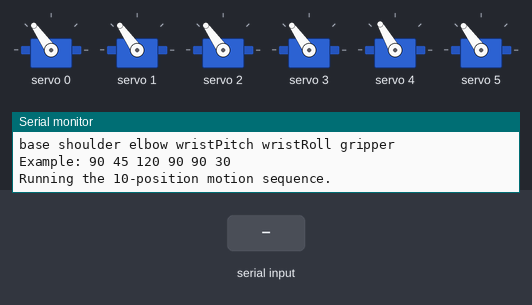
A sketch run on a simulated Arduino Mega 2560, built with avr-gcc and run on an emulated ATmega2560. Parts: 6 × servo, the last lines printed to the serial monitor. The inputs (shaded band) are chosen by the test bench.

Above: at 0.17 s.
At 17.8 s:
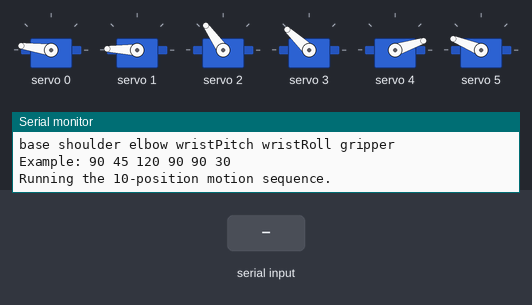
18.1 s: "90,45,200\n" received over Serial
At 19.4 s:
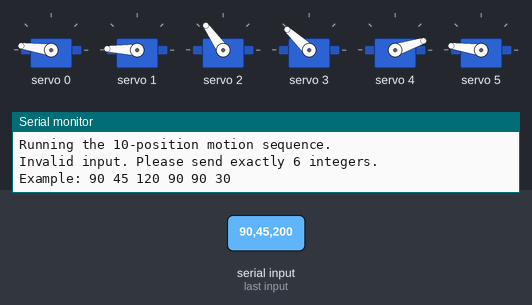
Timing chart, 0 to 21.1 s (numbered marks = the images above; inputs shaded):
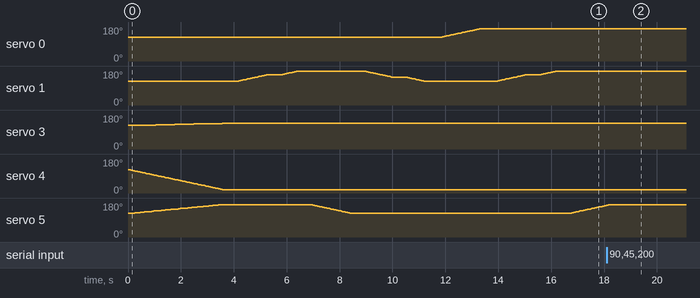

The sketch:

6_DOF_Robotic_Arm.ino
```cpp
/*
  6-DOF Arduino Robot Arm with PCA9685 Servo Driver
  - Arduino Mega 2560
  - PCA9685 16-channel servo driver
  - 6 positional servos connected to PCA9685 channels 0..5

  Wiring assumed:
  - Arduino 5V -> PCA9685 VCC
  - Arduino GND -> PCA9685 GND
  - Arduino SDA -> PCA9685 SDA
  - Arduino SCL -> PCA9685 SCL
  - PCA9685 V+ / screw terminal -> 5V servo power rail
  - PCA9685 GND -> common ground with servos

  Angle convention:
  - 90 degrees = middle / neutral position for every joint
  - Angles are accepted from 0 to 180

  Serial Monitor usage:
  - Open Serial Monitor at 115200 baud
  - Type six integers on one line in this order:
    base shoulder elbow wristPitch wristRoll gripper
  - Example:
    90 45 120 90 90 30
*/

#include <Wire.h>
#include <Adafruit_PWMServoDriver.h>

// Create the PCA9685 object.
Adafruit_PWMServoDriver pwm = Adafruit_PWMServoDriver(0x40);

// PCA9685 channel mapping.
const uint8_t CHANNEL_BASE = 0;
const uint8_t CHANNEL_SHOULDER = 1;
const uint8_t CHANNEL_ELBOW = 2;
const uint8_t CHANNEL_WRIST_PITCH = 3;
const uint8_t CHANNEL_WRIST_ROLL = 4;
const uint8_t CHANNEL_GRIPPER = 5;

// Servo pulse width range for 0..180 degrees.
const uint16_t SERVOMIN = 150;
const uint16_t SERVOMAX = 600;

// 50 Hz is the standard update rate for servos.
const uint16_t PWM_FREQUENCY = 50;

const uint8_t POSITION_COUNT = 10;
const uint16_t MOTION_STEP_DELAY_MS = 35;
const uint16_t POSITION_DELAY_MS = 500;

const uint8_t positions[POSITION_COUNT][6] = {
    {90, 90, 90, 100, 0, 130},
    {90, 120, 90, 100, 0, 130},
    {90, 135, 90, 100, 0, 130},
    {90, 135, 90, 100, 0, 90},
    {90, 110, 90, 100, 0, 90},
    {90, 90, 90, 100, 0, 90},
    {130, 90, 90, 100, 0, 90},
    {130, 120, 90, 100, 0, 90},
    {130, 135, 90, 100, 0, 90},
    {130, 135, 90, 100, 0, 130}};

uint8_t currentAngles[6] = {90, 90, 90, 90, 90, 90};
bool sequenceHasRun = false;

// Command one servo to a target angle from 0 to 180 degrees.
void setServoAngle(uint8_t channel, uint8_t angle)
{
  angle = constrain(angle, 0, 180);

  uint16_t pulse = map(angle, 0, 180, SERVOMIN, SERVOMAX);
  pwm.setPWM(channel, 0, pulse);
}

void writeAllAngles(const uint8_t angles[6])
{
  for (uint8_t joint = 0; joint < 6; joint++)
  {
    setServoAngle(joint, angles[joint]);
  }
}

void moveToPosition(const uint8_t targetAngles[6])
{
  uint8_t steps = 0;

  for (uint8_t joint = 0; joint < 6; joint++)
  {
    uint8_t distance = abs((int)targetAngles[joint] - currentAngles[joint]);
    if (distance > steps)
    {
      steps = distance;
    }
  }

  for (uint8_t step = 1; step <= steps; step++)
  {
    uint8_t intermediateAngles[6];

    for (uint8_t joint = 0; joint < 6; joint++)
    {
      int difference = (int)targetAngles[joint] - currentAngles[joint];
      intermediateAngles[joint] = currentAngles[joint] + (difference * step) / steps;
    }

    writeAllAngles(intermediateAngles);
    delay(MOTION_STEP_DELAY_MS);
  }

  for (uint8_t joint = 0; joint < 6; joint++)
  {
    currentAngles[joint] = targetAngles[joint];
  }
}

// Parse a line of six integers from Serial.
bool parseSixAngles(String input, int angles[6])
{
  input.trim();

  if (input.length() == 0)
  {
    return false;
  }

  char buffer[64];
  input.toCharArray(buffer, sizeof(buffer));

  char *token = strtok(buffer, " \t\r\n");
  int count = 0;

  while (token != NULL)
  {
    if (count >= 6)
    {
      return false;
    }

    char *endPtr;
    long value = strtol(token, &endPtr, 10);

    if (endPtr == token || *endPtr != '\0')
    {
      return false;
    }

    angles[count++] = constrain((int)value, 0, 180);
    token = strtok(NULL, " \t\r\n");
  }

  return count == 6;
}

void setup()
{
  Serial.begin(115200);
  Wire.begin();

  pwm.begin();
  pwm.setOscillatorFrequency(27000000);
  pwm.setPWMFreq(PWM_FREQUENCY);

  // Move all servos to the safe middle position.
  writeAllAngles(currentAngles);

  Serial.println("Robot arm ready.");
  Serial.println("Send 6 angles in this order:");
  Serial.println("base shoulder elbow wristPitch wristRoll gripper");
  Serial.println("Example: 90 45 120 90 90 30");
  Serial.println("Running the 10-position motion sequence.");
}

void loop()
{
  if (!sequenceHasRun)
  {
    for (uint8_t positionIndex = 0; positionIndex < POSITION_COUNT; positionIndex++)
    {
      moveToPosition(positions[positionIndex]);
      delay(POSITION_DELAY_MS);
    }

    sequenceHasRun = true;
  }

  if (Serial.available() > 0)
  {
    String inputLine = Serial.readStringUntil('\n');
    inputLine.trim();

    int angles[6];
    if (parseSixAngles(inputLine, angles))
    {
      uint8_t targetAngles[6];
      for (uint8_t joint = 0; joint < 6; joint++)
      {
        targetAngles[joint] = angles[joint];
      }
      moveToPosition(targetAngles);

      Serial.print("Moved servos to: ");
      Serial.print(angles[0]);
      Serial.print(" ");
      Serial.print(angles[1]);
      Serial.print(" ");
      Serial.print(angles[2]);
      Serial.print(" ");
      Serial.print(angles[3]);
      Serial.print(" ");
      Serial.print(angles[4]);
      Serial.print(" ");
      Serial.println(angles[5]);
    }
    else
    {
      Serial.println("Invalid input. Please send exactly 6 integers.");
      Serial.println("Example: 90 45 120 90 90 30");
    }
  }
}
```
